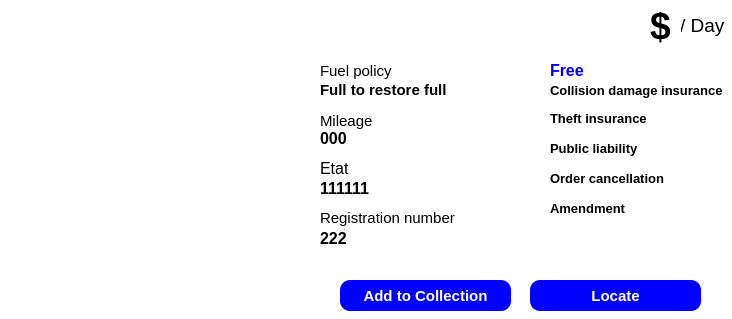
<?xml version="1.0" encoding="UTF-8"?>
<ui version="4.0">
 <class>info</class>
 <widget class="QWidget" name="info">
  <property name="geometry">
   <rect>
    <x>0</x>
    <y>0</y>
    <width>732</width>
    <height>319</height>
   </rect>
  </property>
  <property name="windowTitle">
   <string>Form</string>
  </property>
  <property name="styleSheet">
   <string notr="true">background-color: rgb(255, 255, 255);</string>
  </property>
  <widget class="QLabel" name="photo">
   <property name="geometry">
    <rect>
     <x>10</x>
     <y>80</y>
     <width>231</width>
     <height>201</height>
    </rect>
   </property>
   <property name="frameShape">
    <enum>QFrame::NoFrame</enum>
   </property>
   <property name="text">
    <string/>
   </property>
   <property name="scaledContents">
    <bool>true</bool>
   </property>
  </widget>
  <widget class="QLabel" name="marque">
   <property name="geometry">
    <rect>
     <x>10</x>
     <y>0</y>
     <width>181</width>
     <height>31</height>
    </rect>
   </property>
   <property name="font">
    <font>
     <pointsize>14</pointsize>
     <weight>75</weight>
     <bold>true</bold>
    </font>
   </property>
   <property name="frameShape">
    <enum>QFrame::NoFrame</enum>
   </property>
   <property name="text">
    <string/>
   </property>
  </widget>
  <widget class="QLabel" name="label_8">
   <property name="geometry">
    <rect>
     <x>320</x>
     <y>80</y>
     <width>141</width>
     <height>20</height>
    </rect>
   </property>
   <property name="font">
    <font>
     <pointsize>11</pointsize>
     <weight>75</weight>
     <bold>true</bold>
    </font>
   </property>
   <property name="frameShape">
    <enum>QFrame::NoFrame</enum>
   </property>
   <property name="text">
    <string>Full to restore full</string>
   </property>
  </widget>
  <widget class="QLabel" name="label_9">
   <property name="geometry">
    <rect>
     <x>320</x>
     <y>60</y>
     <width>81</width>
     <height>21</height>
    </rect>
   </property>
   <property name="font">
    <font>
     <pointsize>11</pointsize>
    </font>
   </property>
   <property name="frameShape">
    <enum>QFrame::NoFrame</enum>
   </property>
   <property name="text">
    <string>Fuel policy</string>
   </property>
  </widget>
  <widget class="QLabel" name="label_10">
   <property name="geometry">
    <rect>
     <x>320</x>
     <y>110</y>
     <width>91</width>
     <height>21</height>
    </rect>
   </property>
   <property name="font">
    <font>
     <pointsize>11</pointsize>
    </font>
   </property>
   <property name="frameShape">
    <enum>QFrame::NoFrame</enum>
   </property>
   <property name="text">
    <string>Mileage</string>
   </property>
  </widget>
  <widget class="QLabel" name="label_11">
   <property name="geometry">
    <rect>
     <x>550</x>
     <y>80</y>
     <width>181</width>
     <height>21</height>
    </rect>
   </property>
   <property name="font">
    <font>
     <pointsize>10</pointsize>
     <weight>75</weight>
     <bold>true</bold>
    </font>
   </property>
   <property name="frameShape">
    <enum>QFrame::NoFrame</enum>
   </property>
   <property name="text">
    <string>Collision damage insurance</string>
   </property>
  </widget>
  <widget class="QLabel" name="label_12">
   <property name="geometry">
    <rect>
     <x>550</x>
     <y>110</y>
     <width>181</width>
     <height>16</height>
    </rect>
   </property>
   <property name="font">
    <font>
     <pointsize>10</pointsize>
     <weight>75</weight>
     <bold>true</bold>
    </font>
   </property>
   <property name="frameShape">
    <enum>QFrame::NoFrame</enum>
   </property>
   <property name="text">
    <string>Theft insurance</string>
   </property>
  </widget>
  <widget class="QLabel" name="label_13">
   <property name="geometry">
    <rect>
     <x>550</x>
     <y>140</y>
     <width>181</width>
     <height>16</height>
    </rect>
   </property>
   <property name="font">
    <font>
     <pointsize>10</pointsize>
     <weight>75</weight>
     <bold>true</bold>
    </font>
   </property>
   <property name="frameShape">
    <enum>QFrame::NoFrame</enum>
   </property>
   <property name="text">
    <string>Public liability</string>
   </property>
  </widget>
  <widget class="QLabel" name="label_14">
   <property name="geometry">
    <rect>
     <x>550</x>
     <y>170</y>
     <width>181</width>
     <height>16</height>
    </rect>
   </property>
   <property name="font">
    <font>
     <pointsize>10</pointsize>
     <weight>75</weight>
     <bold>true</bold>
    </font>
   </property>
   <property name="frameShape">
    <enum>QFrame::NoFrame</enum>
   </property>
   <property name="text">
    <string>Order cancellation</string>
   </property>
  </widget>
  <widget class="QLabel" name="label_15">
   <property name="geometry">
    <rect>
     <x>550</x>
     <y>200</y>
     <width>181</width>
     <height>16</height>
    </rect>
   </property>
   <property name="font">
    <font>
     <pointsize>10</pointsize>
     <weight>75</weight>
     <bold>true</bold>
    </font>
   </property>
   <property name="frameShape">
    <enum>QFrame::NoFrame</enum>
   </property>
   <property name="text">
    <string>Amendment</string>
   </property>
  </widget>
  <widget class="QPushButton" name="collection">
   <property name="geometry">
    <rect>
     <x>340</x>
     <y>280</y>
     <width>171</width>
     <height>31</height>
    </rect>
   </property>
   <property name="font">
    <font>
     <pointsize>11</pointsize>
     <weight>75</weight>
     <bold>true</bold>
    </font>
   </property>
   <property name="styleSheet">
    <string notr="true">background-color: rgb(0, 0, 255);
border-radius: 10px;
color: white;</string>
   </property>
   <property name="text">
    <string>Add to Collection</string>
   </property>
  </widget>
  <widget class="QPushButton" name="locate">
   <property name="geometry">
    <rect>
     <x>530</x>
     <y>280</y>
     <width>171</width>
     <height>31</height>
    </rect>
   </property>
   <property name="font">
    <font>
     <pointsize>11</pointsize>
     <weight>75</weight>
     <bold>true</bold>
    </font>
   </property>
   <property name="styleSheet">
    <string notr="true">background-color: rgb(0, 0, 255);
border-radius: 10px;
color: white;</string>
   </property>
   <property name="text">
    <string>Locate</string>
   </property>
  </widget>
  <widget class="QLabel" name="label_18">
   <property name="geometry">
    <rect>
     <x>680</x>
     <y>0</y>
     <width>81</width>
     <height>51</height>
    </rect>
   </property>
   <property name="font">
    <font>
     <pointsize>14</pointsize>
     <weight>50</weight>
     <bold>false</bold>
    </font>
   </property>
   <property name="text">
    <string>/ Day</string>
   </property>
  </widget>
  <widget class="QLabel" name="label_16">
   <property name="geometry">
    <rect>
     <x>550</x>
     <y>60</y>
     <width>41</width>
     <height>21</height>
    </rect>
   </property>
   <property name="font">
    <font>
     <pointsize>12</pointsize>
     <weight>75</weight>
     <bold>true</bold>
    </font>
   </property>
   <property name="styleSheet">
    <string notr="true">color: rgb(0, 0, 255);</string>
   </property>
   <property name="text">
    <string>Free</string>
   </property>
  </widget>
  <widget class="QLabel" name="kilo_2">
   <property name="geometry">
    <rect>
     <x>320</x>
     <y>130</y>
     <width>81</width>
     <height>16</height>
    </rect>
   </property>
   <property name="font">
    <font>
     <pointsize>12</pointsize>
     <weight>75</weight>
     <bold>true</bold>
    </font>
   </property>
   <property name="frameShape">
    <enum>QFrame::NoFrame</enum>
   </property>
   <property name="text">
    <string>000</string>
   </property>
  </widget>
  <widget class="QLabel" name="label_19">
   <property name="geometry">
    <rect>
     <x>320</x>
     <y>160</y>
     <width>81</width>
     <height>16</height>
    </rect>
   </property>
   <property name="font">
    <font>
     <pointsize>12</pointsize>
    </font>
   </property>
   <property name="text">
    <string>Etat</string>
   </property>
  </widget>
  <widget class="QLabel" name="etat_2">
   <property name="geometry">
    <rect>
     <x>320</x>
     <y>180</y>
     <width>91</width>
     <height>16</height>
    </rect>
   </property>
   <property name="font">
    <font>
     <pointsize>12</pointsize>
     <weight>75</weight>
     <bold>true</bold>
    </font>
   </property>
   <property name="text">
    <string>111111</string>
   </property>
  </widget>
  <widget class="QLabel" name="matricule">
   <property name="geometry">
    <rect>
     <x>320</x>
     <y>230</y>
     <width>161</width>
     <height>16</height>
    </rect>
   </property>
   <property name="font">
    <font>
     <pointsize>12</pointsize>
     <weight>75</weight>
     <bold>true</bold>
    </font>
   </property>
   <property name="text">
    <string>222</string>
   </property>
  </widget>
  <widget class="QLabel" name="label_22">
   <property name="geometry">
    <rect>
     <x>320</x>
     <y>210</y>
     <width>141</width>
     <height>16</height>
    </rect>
   </property>
   <property name="font">
    <font>
     <pointsize>11</pointsize>
    </font>
   </property>
   <property name="text">
    <string>Registration number</string>
   </property>
  </widget>
  <widget class="QLabel" name="modele">
   <property name="geometry">
    <rect>
     <x>10</x>
     <y>40</y>
     <width>181</width>
     <height>31</height>
    </rect>
   </property>
   <property name="font">
    <font>
     <pointsize>16</pointsize>
    </font>
   </property>
   <property name="frameShape">
    <enum>QFrame::NoFrame</enum>
   </property>
   <property name="text">
    <string/>
   </property>
  </widget>
  <widget class="QLabel" name="fuel">
   <property name="geometry">
    <rect>
     <x>260</x>
     <y>60</y>
     <width>47</width>
     <height>41</height>
    </rect>
   </property>
   <property name="frameShape">
    <enum>QFrame::NoFrame</enum>
   </property>
   <property name="text">
    <string/>
   </property>
   <property name="pixmap">
    <pixmap resource="image.qrc">:/build/fichier/icons8_gas_station_48px.png</pixmap>
   </property>
   <property name="scaledContents">
    <bool>true</bool>
   </property>
  </widget>
  <widget class="QLabel" name="kilo">
   <property name="geometry">
    <rect>
     <x>260</x>
     <y>110</y>
     <width>47</width>
     <height>51</height>
    </rect>
   </property>
   <property name="frameShape">
    <enum>QFrame::NoFrame</enum>
   </property>
   <property name="text">
    <string/>
   </property>
   <property name="pixmap">
    <pixmap resource="image.qrc">:/build/fichier/icons8_speed_48px_1.png</pixmap>
   </property>
   <property name="scaledContents">
    <bool>true</bool>
   </property>
  </widget>
  <widget class="QLabel" name="pric">
   <property name="geometry">
    <rect>
     <x>600</x>
     <y>0</y>
     <width>41</width>
     <height>51</height>
    </rect>
   </property>
   <property name="font">
    <font>
     <pointsize>28</pointsize>
     <weight>75</weight>
     <bold>true</bold>
    </font>
   </property>
   <property name="text">
    <string/>
   </property>
  </widget>
  <widget class="QLabel" name="pric_2">
   <property name="geometry">
    <rect>
     <x>650</x>
     <y>0</y>
     <width>31</width>
     <height>51</height>
    </rect>
   </property>
   <property name="font">
    <font>
     <pointsize>28</pointsize>
     <weight>75</weight>
     <bold>true</bold>
    </font>
   </property>
   <property name="text">
    <string>$</string>
   </property>
  </widget>
  <widget class="QLabel" name="label">
   <property name="geometry">
    <rect>
     <x>520</x>
     <y>80</y>
     <width>21</width>
     <height>21</height>
    </rect>
   </property>
   <property name="text">
    <string/>
   </property>
   <property name="pixmap">
    <pixmap resource="image.qrc">:/build/fichier/icons8_ok_96px.png</pixmap>
   </property>
   <property name="scaledContents">
    <bool>true</bool>
   </property>
  </widget>
  <widget class="QLabel" name="label_2">
   <property name="geometry">
    <rect>
     <x>520</x>
     <y>110</y>
     <width>21</width>
     <height>21</height>
    </rect>
   </property>
   <property name="text">
    <string/>
   </property>
   <property name="pixmap">
    <pixmap resource="image.qrc">:/build/fichier/icons8_ok_96px.png</pixmap>
   </property>
   <property name="scaledContents">
    <bool>true</bool>
   </property>
  </widget>
  <widget class="QLabel" name="label_3">
   <property name="geometry">
    <rect>
     <x>520</x>
     <y>140</y>
     <width>21</width>
     <height>21</height>
    </rect>
   </property>
   <property name="text">
    <string/>
   </property>
   <property name="pixmap">
    <pixmap resource="image.qrc">:/build/fichier/icons8_ok_96px.png</pixmap>
   </property>
   <property name="scaledContents">
    <bool>true</bool>
   </property>
  </widget>
  <widget class="QLabel" name="label_4">
   <property name="geometry">
    <rect>
     <x>520</x>
     <y>170</y>
     <width>21</width>
     <height>21</height>
    </rect>
   </property>
   <property name="text">
    <string/>
   </property>
   <property name="pixmap">
    <pixmap resource="image.qrc">:/build/fichier/icons8_ok_96px.png</pixmap>
   </property>
   <property name="scaledContents">
    <bool>true</bool>
   </property>
  </widget>
  <widget class="QLabel" name="label_5">
   <property name="geometry">
    <rect>
     <x>520</x>
     <y>200</y>
     <width>21</width>
     <height>21</height>
    </rect>
   </property>
   <property name="text">
    <string/>
   </property>
   <property name="pixmap">
    <pixmap resource="image.qrc">:/build/fichier/icons8_ok_96px.png</pixmap>
   </property>
   <property name="scaledContents">
    <bool>true</bool>
   </property>
  </widget>
 </widget>
 <resources>
  <include location="image.qrc"/>
 </resources>
 <connections/>
</ui>
